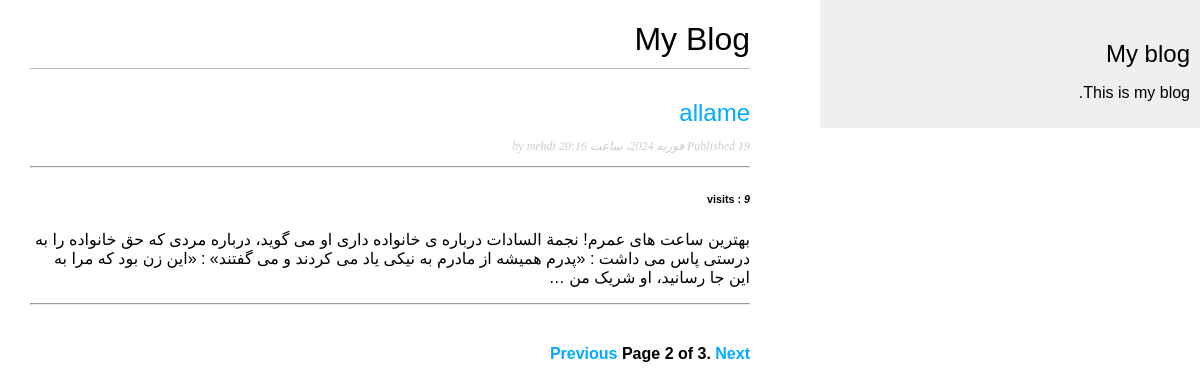
Screenshot of /blog/?page=2 with the database file from the repository.
### blog/models.py (models this page shows, shortened)
class Post(models.Model):
    STATUS_CHOICES = (
        ('draft', 'Draft'),
        ('published', 'Published'),
                )
    title = models.CharField(max_length=250)
    slug = models.SlugField(max_length=250,
    unique_for_date='publish')
    author = models.ForeignKey(User,on_delete=models.CASCADE,
                               related_name='blog_posts')
    body = models.TextField()
    publish = models.DateTimeField(default=timezone.now)
    created = models.DateTimeField(auto_now_add=True)
    updated = models.DateTimeField(auto_now=True)
    status = models.CharField(max_length=10,
                            choices=STATUS_CHOICES,
                            default='draft')
    visits = models.PositiveIntegerField(default=0)
    summary = models.TextField(default="",max_length=500)
    class Meta:
        ordering = ('-publish',)
    def get_absolute_url(self):
        return reverse('blog:post_detail',
                args=[self.publish.year,
                self.publish.month,
                self.publish.day, self.slug])

### blog/views.py (the view)
# urls.py: path('', views.post_list, name='post_list'),
def post_list(request):
    object_list = Post.objects.all()
    paginator = Paginator(object_list, 1) # 3 posts in each page
    try :
        page = request.GET.get('page')
    except :
        page=1
    try:
        posts = paginator.page(page)
    except PageNotAnInteger:
        posts = paginator.page(1)
    except EmptyPage:
        posts = paginator.page(paginator.num_pages)
    return render(request, 'blog/post/list.html',
                        {'page': page,
                        'posts': posts})

### blog/templates/blog/post/list.html (shortened to what this page needs)
{% extends "blog/base.html" %}
{% block content %}
<h1>My Blog</h1>
{% for post in posts %}
<h2>
    <a href="{{ post.get_absolute_url }}">
        {{ post.title }}
    </a>
</h2>
<p class="date">
    Published {{ post.publish }} by {{ post.author }}
</p>
<hr>
<h6>visits : <b><i> {{post.visits}} </i></b> </h6>
{{ post.body|truncatewords:50|linebreaks }}
<hr>
{% endfor %}
{% include "pagination.html" with page=posts %}
{% endblock %}

### blog/static/css/blog.css (style rules this page uses)
body { margin:0; padding:0; font-family:helvetica, sans-serif; }
a { color:#00abff; text-decoration:none; }
h1 { font-weight:normal; border-bottom:1px solid #bbb; padding:0 0 10px 0; }
h2 { font-weight:normal; margin:30px 0 0; }
p.date { color:#ccc; font-family: georgia, serif; font-size: 12px; font-style: italic; }

### rows the page displays
Post: title "allame", author "mehdi", visits "9", body "بهترین ساعت های عمرم! نجمة السادات درباره ی خانواده داری او می گوید، درباره مردی که حق خانواده را به درستی پاس می داشت : «پدرم همیشه از مادرم به نیکی یاد می کردند و می گفتند» : «این زن بود که مرا به این جا رسانید، او شریک من …"

### other values shown
{{ page.number }} "2"
{{ page.paginator.num_pages }} "3"
